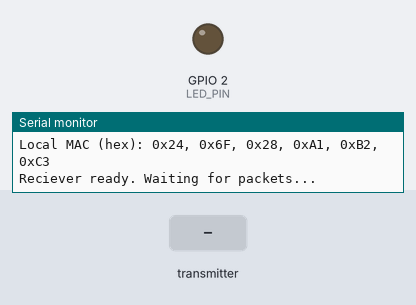
Bench run of a sketch on a simulated ESP32. Parts: output pins drawn as LEDs (lit = HIGH), the last lines printed to the serial monitor. Dashed ring = blinking. Inputs (shaded band) come from the test bench.

Above: at 1.3 s.
1.4 s: the transmitter starts sending temperature = 0
At 2.3 s:
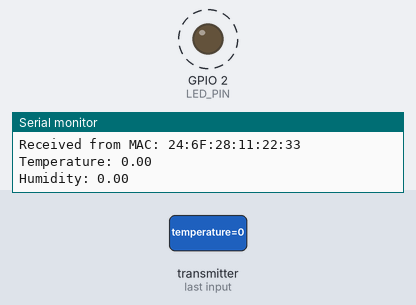
Timing chart, 0 to 8.9 s (numbered marks = the images above; inputs shaded):
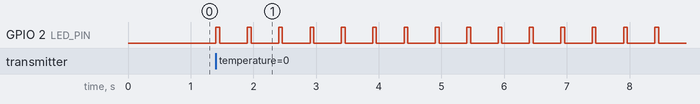

The sketch:

receiver.ino
```cpp
/*
receiver.ino

Implementation of ESP-NOW library utilizing peer-to-peer connectionless wireless
communication involving the MAC addresses of each microcontroller. Each connecting
boards needs each other's MAC addresses.

This implementation involves initializing ESP-NOW and having the board in station
mode, then registering a callback that fires when a packet arrives from a paired sender.
Incoming bytes of randomly generated fake data are stored in a struct, then parsed
to make readable.
*/

#include <WiFi.h>
#include <esp_now.h>

//struct matching between sender and receiver
typedef struct struct_message {
  float temperature;
  float humidity;
  int id;
} struct_message;

struct_message incomingData;
const int LED_PIN = 2;
//printing MAC in string and hex
void printLocalMacBytes() {
  //string
  String mac = WiFi.macAddress();
  Serial.print("Local MAC (str): ");
  Serial.println(mac);
  //hex
  Serial.print("Local MAC (hex): ");
  for (int i = 0; i < 6; ++i) {
    uint8_t b = (uint8_t) strtoul(mac.substring(i*3, i*3 + 2).c_str(), NULL, 16);
    Serial.printf("0x%02X", b);
    if (i < 5) Serial.print(", ");
  }
  Serial.println();
}

//callback recieve
void OnDataRecv(const esp_now_recv_info_t *recv_info, const uint8_t *data, int len) {
  //memcpy(&incomingData, incomingData, sizeof(incomingData)); //copy number of bytes from source memory location
  if (len != sizeof(incomingData)) {
    Serial.print("Unexpected data length: ");
    Serial.println(len);
    return;
  }
  //copying incoming bytes to incomingData struct
  memcpy(&incomingData, data, sizeof(incomingData));

  Serial.print("Received from MAC: ");
  //peer MAC
  for (int i = 0; i < 6; i++) {
    Serial.printf("%02X", recv_info->src_addr[i]); //MAC bytes concatenated
    if (i < 5) Serial.print(":");
  }
  Serial.println();
  Serial.print("Temperature: ");
  Serial.println(incomingData.temperature);
  Serial.print("Humidity: ");
  Serial.println(incomingData.humidity);

  //LED indicator
  digitalWrite(LED_PIN, HIGH);
  delay(60);
  digitalWrite(LED_PIN, LOW);
}

void setup() {
  pinMode(LED_PIN, OUTPUT);
  digitalWrite(LED_PIN, LOW);

  Serial.begin(115200);
  delay(150);

  WiFi.mode(WIFI_STA); //wifi station
  WiFi.setSleep(false); //disabling sleep

  printLocalMacBytes();
  //ESP-NOW init
  if (esp_now_init() != ESP_OK) {
    Serial.println("Error initiating ESP-NOW");
    while (true) delay(1000);
  }
  esp_now_register_recv_cb(OnDataRecv); //recieve callback
  Serial.println("Reciever ready. Waiting for packets...");
}

void loop() {
  delay(1000); //waiting for callbacks
}
```

Measured:
- after the input at 1.4 s, GPIO 2 (LED_PIN): alternates HIGH for 0.06 s and LOW for 0.44 s, starting at once
